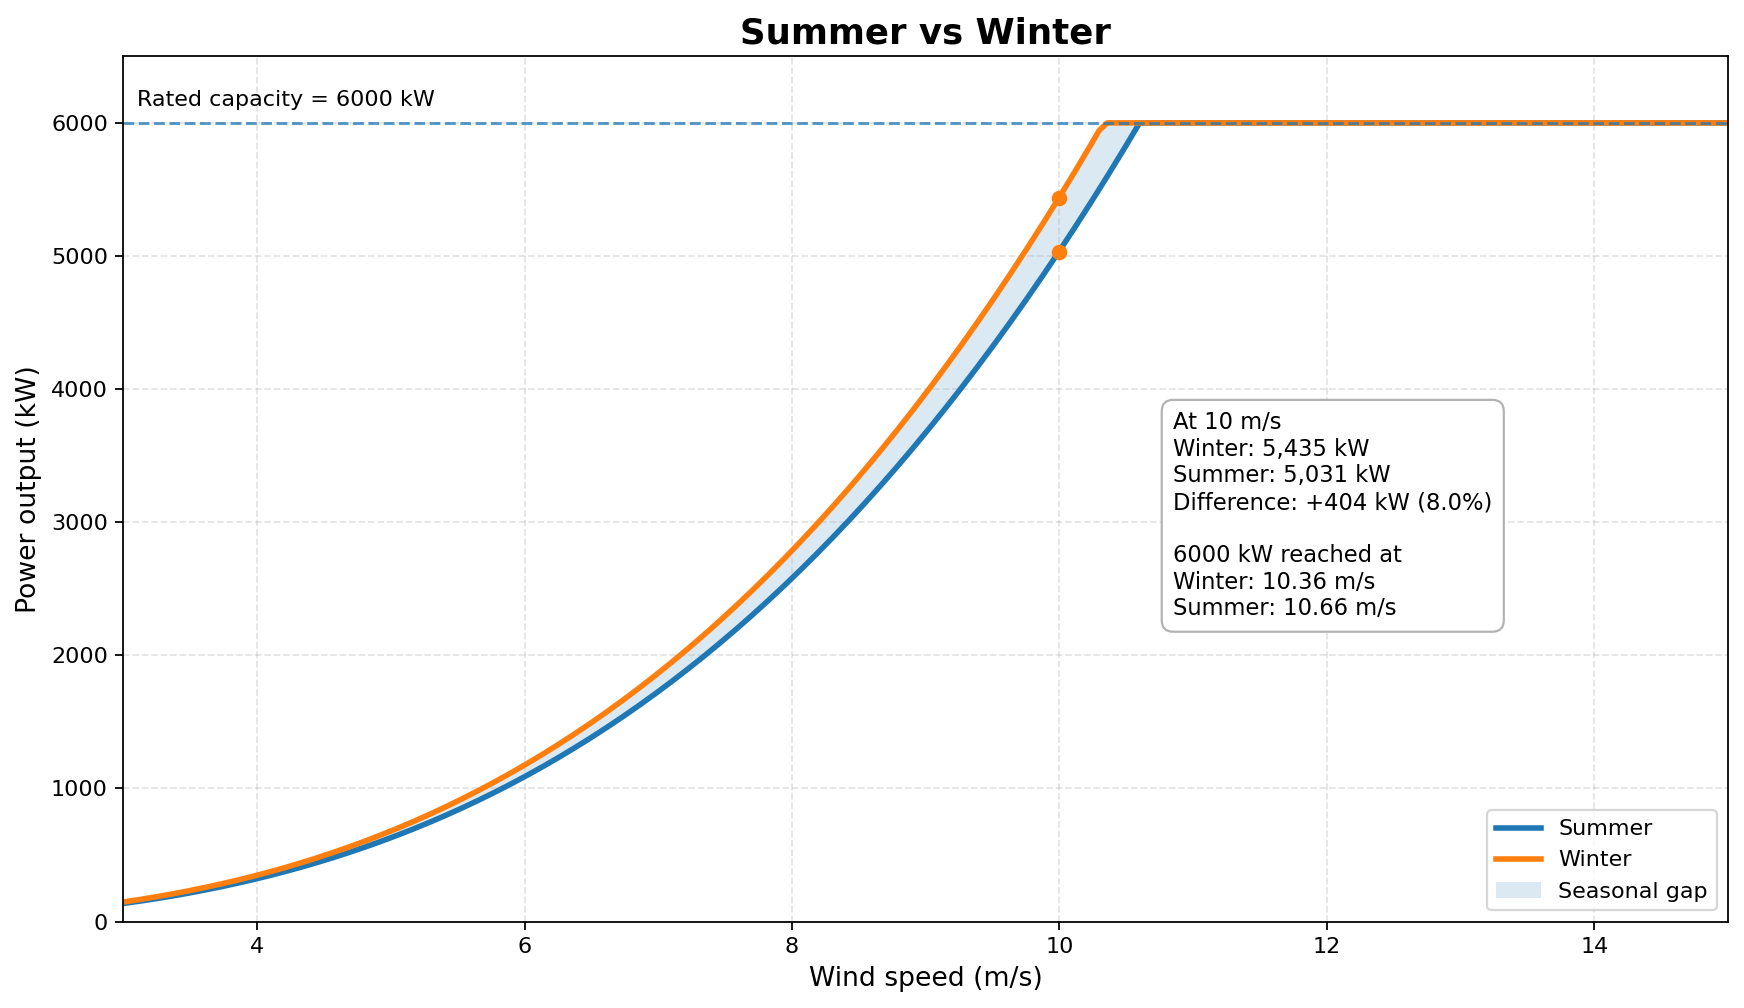

This chart was generated by the following Python code:
import numpy as np
import matplotlib.pyplot as plt

blade_length = 81
rotor_area = np.pi * blade_length**2
power_coefficient = 0.45
pmdd_efficiency = 1.00 * 0.97
rated_power = 6000
wind_speed = np.linspace(3, 15, 200)

summer_density = 1.12
winter_density = 1.21

summer_raw = (
    0.5 * summer_density * rotor_area * wind_speed**3
    * power_coefficient * pmdd_efficiency / 1000
)
winter_raw = (
    0.5 * winter_density * rotor_area * wind_speed**3
    * power_coefficient * pmdd_efficiency / 1000
)

summer_power = np.clip(summer_raw, 0, rated_power)
winter_power = np.clip(winter_raw, 0, rated_power)

compare_speed = 10
i = np.argmin(np.abs(wind_speed - compare_speed))
summer_10 = summer_power[i]
winter_10 = winter_power[i]
difference = winter_10 - summer_10
difference_pct = difference / summer_10 * 100

summer_rated = wind_speed[np.where(summer_power >= rated_power)[0][0]]
winter_rated = wind_speed[np.where(winter_power >= rated_power)[0][0]]

plt.figure(figsize=(11, 6.4), dpi=160)
plt.plot(wind_speed, summer_power, linewidth=2.5, label="Summer")
plt.plot(wind_speed, winter_power, linewidth=2.5, label="Winter")
plt.fill_between(wind_speed, summer_power, winter_power, alpha=0.16, label="Seasonal gap")
plt.axhline(rated_power, linestyle="--", linewidth=1.3, alpha=0.75)
plt.scatter([compare_speed, compare_speed], [summer_10, winter_10], s=36, zorder=5)

plt.text(3.1, 6125, "Rated capacity = 6000 kW", fontsize=10)

summary = (
    f"At 10 m/s\n"
    f"Winter: {winter_10:,.0f} kW\n"
    f"Summer: {summer_10:,.0f} kW\n"
    f"Difference: +{difference:,.0f} kW ({difference_pct:.1f}%)\n\n"
    f"6000 kW reached at\n"
    f"Winter: {winter_rated:.2f} m/s\n"
    f"Summer: {summer_rated:.2f} m/s"
)
plt.text(
    10.85, 2300, summary, fontsize=10.2,
    bbox=dict(boxstyle="round,pad=0.5", facecolor="white", edgecolor="0.7")
)

plt.title("Summer vs Winter", fontsize=16, weight="bold")
plt.xlabel("Wind speed (m/s)", fontsize=12)
plt.ylabel("Power output (kW)", fontsize=12)
plt.xlim(3, 15)
plt.ylim(0, 6500)
plt.grid(True, linestyle="--", alpha=0.35)
plt.legend(loc="lower right")
plt.tight_layout()
plt.savefig("Summer_vs_Winter.png", bbox_inches="tight")
plt.close()
